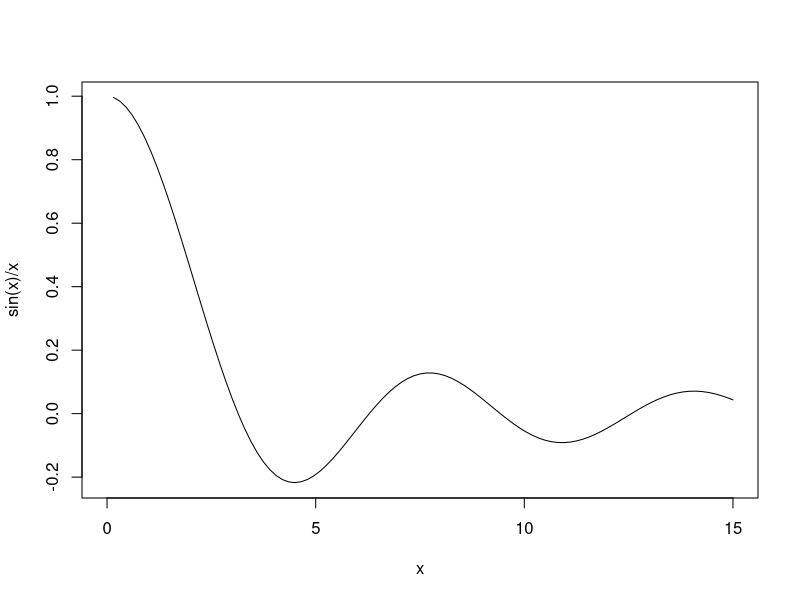

The R script that drew this image:
## -----------------------------------------------------------------------------
2 + 2
4 * (3 + 5) # The sum within brackets is executed first
pi / 4 # Pi over four

## -----------------------------------------------------------------------------
2^5 # Alternative syntax: 2**5

## -----------------------------------------------------------------------------
sqrt(2)
sin(pi / 4)

## -----------------------------------------------------------------------------
# Assign the value sqrt(5) to the object x
x <- sqrt(5) # Alternative syntax (not recommended): x = sqrt(5)

## -----------------------------------------------------------------------------
y <- x + pi # That is, pi plus the square root of 5
y

## -----------------------------------------------------------------------------
rm(x) # x is no longer present in the "workspace"

## -----------------------------------------------------------------------------
ls() # The object y is present in the workspace

## -----------------------------------------------------------------------------
rm(list = ls())

## -----------------------------------------------------------------------------
x <- 1 / 2 # Example of a real number

## -----------------------------------------------------------------------------
exp(x) # Exponential and natural logarithm
log(x)

## -----------------------------------------------------------------------------
abs(x) # Absolute value
sign(x) # Sign function

## -----------------------------------------------------------------------------
sin(x) # Trigonometric functions (sine, cosine, tangent)
cos(x)
tan(x)

## -----------------------------------------------------------------------------
x <- 1 / 2 # Real numbers
y <- 1 / 3
n <- 5 # Natural numbers
k <- 2

## -----------------------------------------------------------------------------
factorial(n) # n!
choose(n, k) # Binomial coefficient

## -----------------------------------------------------------------------------
round(x, digits = 2) # Rounds x using 2 decimal digits
floor(x) # Rounds x down to the nearest integer
ceiling(x) # Rounds x up to the nearest integer

## -----------------------------------------------------------------------------
#| fig-width: 12
#| fig-height: 5
curve(sin(x) / x, from = 0, to = 15)

## -----------------------------------------------------------------------------
# Run the following command in the console to open the documentation
# of the log function:
# ? log

## -----------------------------------------------------------------------------
10^15
10^(-15)

## -----------------------------------------------------------------------------
10^1000 # A very large number, although finite

## -----------------------------------------------------------------------------
#| warning: true
log(-1) # This command also generates a warning

## -----------------------------------------------------------------------------
sin(pi)

## -----------------------------------------------------------------------------
cos(pi)

## -----------------------------------------------------------------------------
x <- 5
x < 0 # Is the value of x smaller than 0?
a <- (x == -3) # Is the value of x equal to -3?
a

## -----------------------------------------------------------------------------
a <- TRUE
b <- FALSE
x <- 5
y <- 7
x >= y # Is x greater than or equal to y? (Use "<=" for smaller or equal)
x != y # Is x different from y?
a & b # a AND b. Are the boolean values a and b both true?
a | b # a OR b. Is at least one of a and b true?

## -----------------------------------------------------------------------------
x <- c(4, 2, 2, 8, 10)
x

## -----------------------------------------------------------------------------
x <- c("A", "B", 2, 8, 10)
x

## -----------------------------------------------------------------------------
x <- 5:10 # Equivalent to: x <- c(5, 6, 7, 8, 9, 10)
x

## -----------------------------------------------------------------------------
x <- seq(from = 0, to = 1, by = 0.1)
x

## -----------------------------------------------------------------------------
x <- rep(10, 7) # Vector in which the number 10 is repeated 7 times
x

## -----------------------------------------------------------------------------
exp(1:6) + (1:6) / 2 + 1 # Example 1

## -----------------------------------------------------------------------------
x <- c(10, 10^2, 10^3, 10^4, 10^5, 10^6) # Example 2
log(x, base = 10)

## -----------------------------------------------------------------------------
1:8 > 4 # Example 3

## -----------------------------------------------------------------------------
x <- c(2, 3, 1, 3, 10, 5)
length(x) # Length of the vector
sum(x) # Sum of the elements of the vector
cumsum(x) # Cumulative sums

## -----------------------------------------------------------------------------
x <- c(2, 3, 1, 3, 10, 5)
prod(x) # Product of the elements of the vector
cumprod(x) # Cumulative products
sort(x, decreasing = FALSE) # Vector sorted in increasing order
min(x) # Minimum value
which.min(x) # Position of the value corresponding to the minimum

## -----------------------------------------------------------------------------
max(x) # Maximum value
which.max(x) # Position of the value corresponding to the maximum
range(x) # Equivalent to: c(min(x), max(x))

## -----------------------------------------------------------------------------
# Concatenation of vectors
x <- c(rep(pi, 2), sqrt(2), c(10, 7))
x[3] # Extracts the third element from the vector x, that is sqrt(2)
x[c(1, 3, 5)] # Extracts the first, the third and the fifth element
x[-c(1, 3, 5)] # Deletes the first, the third and the fifth element
x[x > 3.5] # Extracts the elements greater than 3.5

## -----------------------------------------------------------------------------
#| warning: true
x <- 1:5
y <- 1:6
x + y # Equivalent to: c(x, x[1]) + y

## -----------------------------------------------------------------------------
x <- 1:3
y <- 1:6
x + y # Equivalent to: c(x, x) + y

## -----------------------------------------------------------------------------
A <- matrix(c(5, 1, 2, 4), nrow = 2, ncol = 2)
A

## -----------------------------------------------------------------------------
A[1, 2] # Extraction of the element in position (1,2)
A[, 2] # Extraction of the second column
A[1, ] # Extraction of the first row

## -----------------------------------------------------------------------------
dim(A) # Returns the dimension of the matrix
diag(A) # Returns the diagonal of the matrix

## -----------------------------------------------------------------------------
x <- c(1, 2, 3)
y <- c(10, 20, 30)
cbind(x, y) # x and y as columns
rbind(x, y) # x and y as rows
